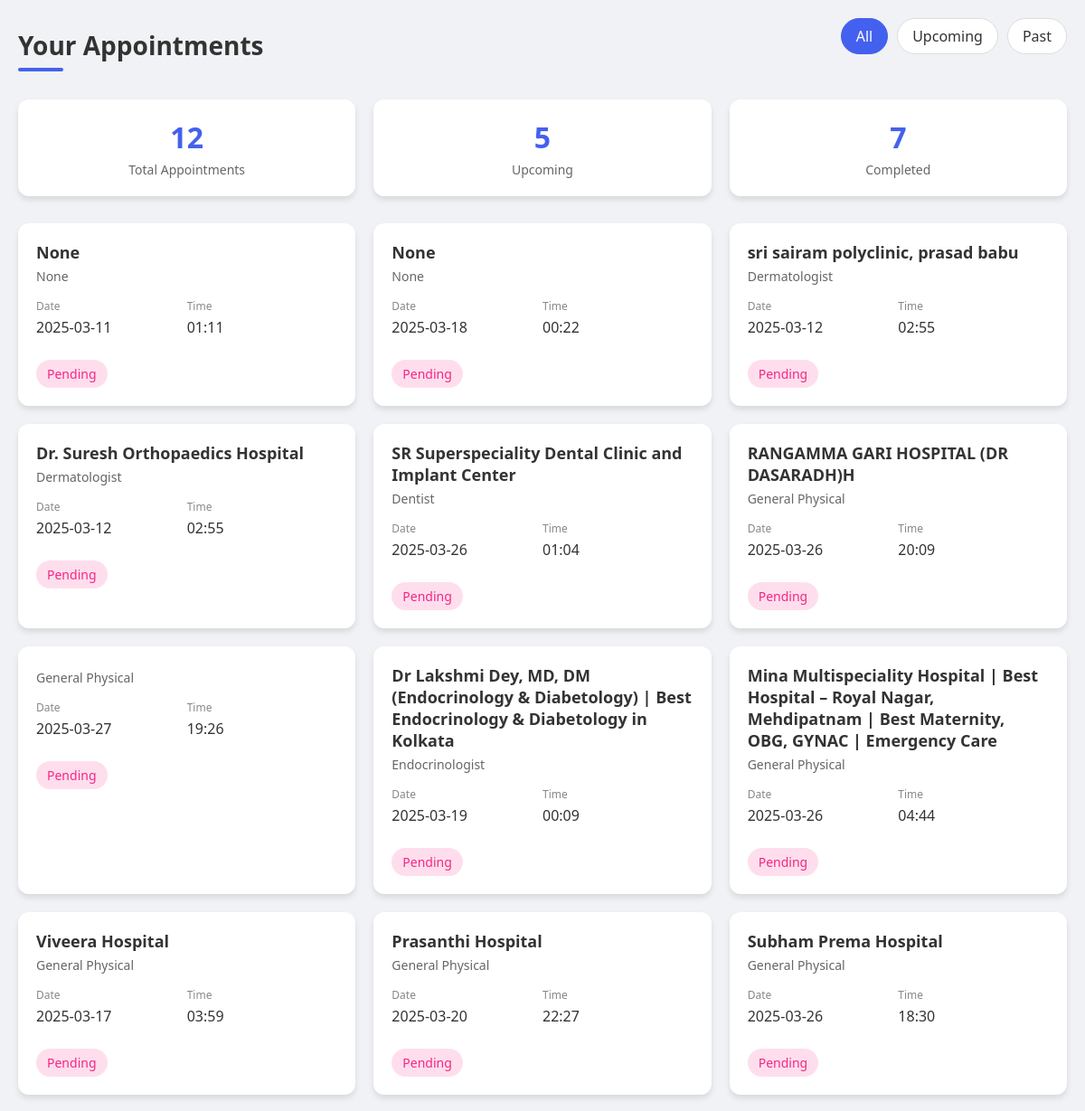
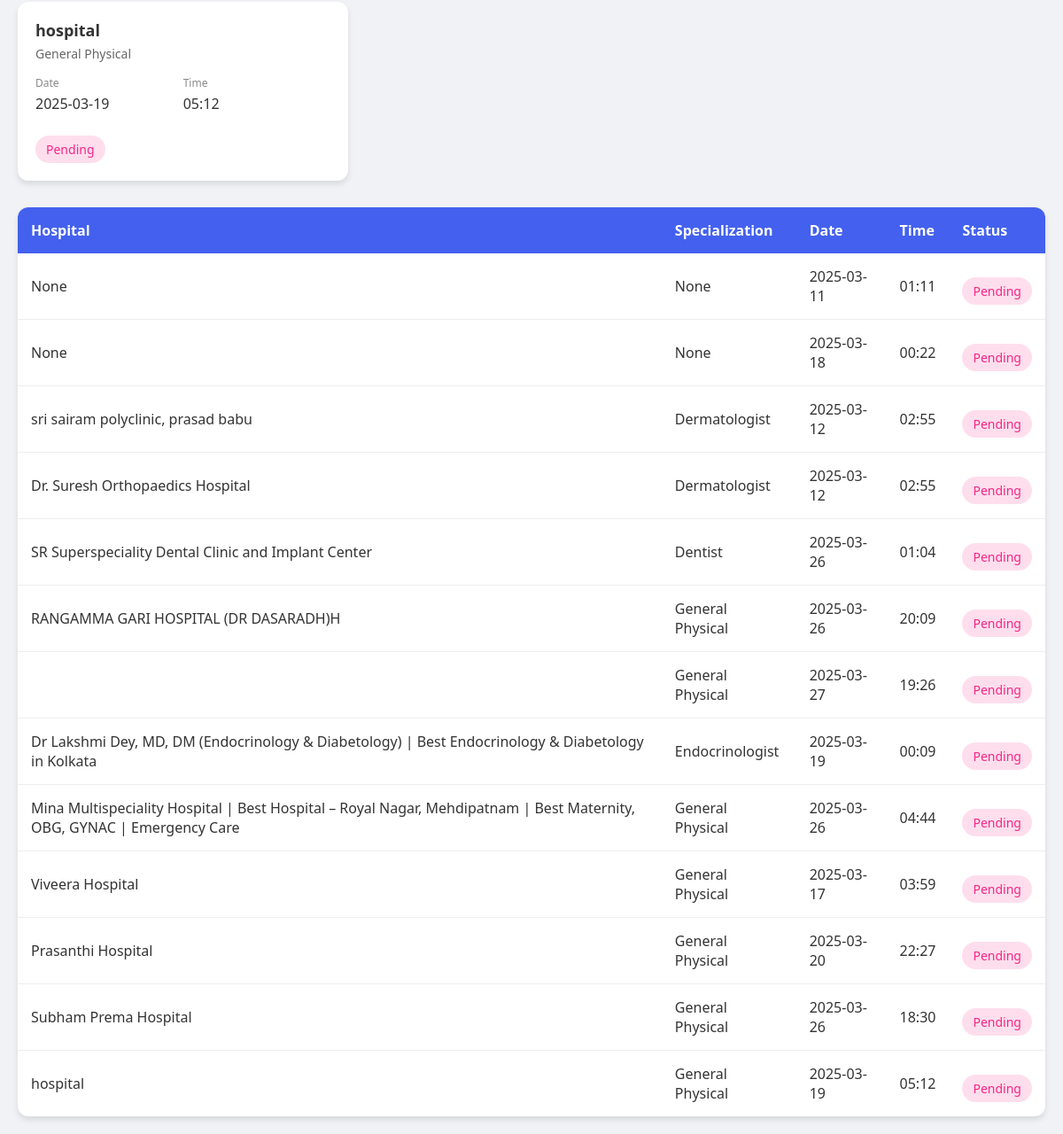
The app's page /appointments (signed in) with its own data (2 pictures, top to bottom).
### tables this page shows
CREATE TABLE "appointments" (
    id INTEGER PRIMARY KEY AUTOINCREMENT,
    user_id INTEGER,
    doctor_name TEXT,
    hospital_name TEXT,
    specialization TEXT,
    date TEXT,
    time TEXT,
    status TEXT DEFAULT 'Pending',
    reminder_sent INTEGER DEFAULT 0,
    FOREIGN KEY(user_id) REFERENCES users(id)
);

### app.py (the view)
@app.route("/appointments")
def appointments():
    if "user_id" not in session:
        return redirect(url_for("login"))
    conn = get_db_connection()
    cur = conn.cursor()
    cur.execute(
        """
        SELECT id, hospital_name, specialization, date, time, status
        FROM appointments
        WHERE user_id=?
    """,
        (session["user_id"],),
    )
    appointments = cur.fetchall()
    conn.close()
    return render_template("appointments.html", appointments=appointments)

### app.py (called while the page is built)
def get_db_connection():
    conn = sqlite3.connect(DATABASE)
    conn.row_factory = sqlite3.Row
    return conn

@app.context_processor
def inject_preferences():
    return {
        "theme_color": getattr(g, "theme_color", "blue"),
        "dark_mode": getattr(g, "dark_mode", False),
        "current_language": getattr(g, "language", "en"),
    }

### templates/appointments.html (shortened to what this page needs)
<!DOCTYPE html>
<html lang="en">
<head>
</head>
<body>
    <div class="dashboard-container">
        <div class="dashboard-header">
            <h1 class="dashboard-title">Your Appointments</h1>
            <div class="pills-container">
                <div class="filter-pill active">All</div>
                <div class="filter-pill">Upcoming</div>
                <div class="filter-pill">Past</div>
            </div>
        </div>
        <div class="summary-boxes">
            <div class="summary-box">
                <div class="summary-value">12</div>
                <div class="summary-label">Total Appointments</div>
            </div>
            <div class="summary-box">
                <div class="summary-value">5</div>
                <div class="summary-label">Upcoming</div>
            </div>
            <div class="summary-box">
                <div class="summary-value">7</div>
                <div class="summary-label">Completed</div>
            </div>
        </div>
        <div class="appointments-grid">
            {% for appointment in appointments %}
            <div class="appointment-card">
                <div class="hospital-name">{{ appointment['hospital_name'] }}</div>
                <div class="specialization">{{ appointment['specialization'] }}</div>
                <div class="appointment-details">
                    <div class="detail-column">
                        <div class="detail-label">Date</div>
                        <div class="detail-value">{{ appointment['date'] }}</div>
                    </div>
                    <div class="detail-column">
                        <div class="detail-label">Time</div>
                        <div class="detail-value">{{ appointment['time'] }}</div>
                    </div>
                </div>
                {% if appointment['status'] == 'Confirmed' %}
                    <div class="appointment-status status-confirmed">{{ appointment['status'] }}</div>
                {% elif appointment['status'] == 'Pending' %}
                    <div class="appointment-status status-pending">{{ appointment['status'] }}</div>
                {% elif appointment['status'] == 'Canceled' %}
                    <div class="appointment-status status-canceled">{{ appointment['status'] }}</div>
                {% else %}
                    <div class="appointment-status">{{ appointment['status'] }}</div>
                {% endif %}
            </div>
            {% endfor %}
        </div>
        <table class="appointments-table">
            <thead>
                <tr>
                    <th>Hospital</th>
                    <th>Specialization</th>
                    <th>Date</th>
                    <th>Time</th>
                    <th>Status</th>
                </tr>
            </thead>
            <tbody>
                {% for appointment in appointments %}
                <tr>
                    <td>{{ appointment['hospital_name'] }}</td>
                    <td>{{ appointment['specialization'] }}</td>
                    <td>{{ appointment['date'] }}</td>
                    <td>{{ appointment['time'] }}</td>
                    <td>
                        {% if appointment['status'] == 'Confirmed' %}
                            <div class="appointment-status status-confirmed">{{ appointment['status'] }}</div>
                        {% elif appointment['status'] == 'Pending' %}
                            <div class="appointment-status status-pending">{{ appointment['status'] }}</div>
                        {% elif appointment['status'] == 'Canceled' %}
                            <div class="appointment-status status-canceled">{{ appointment['status'] }}</div>
                        {% else %}
                            <div class="appointment-status">{{ appointment['status'] }}</div>
                        {% endif %}
                    </td>
                </tr>
                {% endfor %}
            </tbody>
        </table>
    </div>
</body>
</html>

### templates/appointments.html (style rules this page uses)
:root { --primary: #4361ee; --secondary: #3f37c9; --success: #4cc9f0; --pending: #f72585; --canceled: #b5179e; --light-bg: #f8f9fa; --card-shadow: 0 4px 6px rgba(0, 0, 0, 0.1); }
* { margin: 0; padding: 0; box-sizing: border-box; font-family: 'Segoe UI', Tahoma, Geneva, Verdana, sans-serif; }
body { background-color: #f0f2f5; color: #333; padding: 20px; }
.dashboard-container { max-width: 1200px; margin: 0 auto; }
.dashboard-header { display: flex; justify-content: space-between; align-items: center; margin-bottom: 30px; }
.dashboard-title { font-size: 28px; font-weight: 700; color: #333; position: relative; }
.dashboard-title::after { content: ""; position: absolute; left: 0; bottom: -10px; width: 50px; height: 4px; background: var(--primary); border-radius: 2px; }
.appointments-grid { display: grid; grid-template-columns: repeat(auto-fill, minmax(300px, 1fr)); gap: 20px; margin-bottom: 30px; }
.appointment-card { background: white; border-radius: 12px; padding: 20px; box-shadow: var(--card-shadow); transition: transform 0.2s, box-shadow 0.2s; }
.hospital-name { font-size: 18px; font-weight: 600; margin-bottom: 5px; color: #333; }
.specialization { font-size: 14px; color: #666; margin-bottom: 15px; }
.appointment-details { display: flex; margin-bottom: 15px; }
.detail-column { flex: 1; }
.detail-label { font-size: 12px; color: #888; margin-bottom: 4px; }
.detail-value { font-size: 16px; font-weight: 500; }
.appointment-status { display: inline-block; padding: 6px 12px; border-radius: 20px; font-size: 14px; font-weight: 500; text-align: center; margin-top: 10px; }
.status-pending { background-color: rgba(247, 37, 133, 0.15); color: var(--pending); }
.appointments-table { width: 100%; border-collapse: collapse; margin-top: 30px; background: white; border-radius: 12px; overflow: hidden; box-shadow: var(--card-shadow); }
.appointments-table thead { background-color: var(--primary); color: white; }
.appointments-table th { padding: 15px; text-align: left; font-weight: 600; }
.appointments-table td { padding: 15px; border-bottom: 1px solid #eee; }
.appointments-table tr:last-child td { border-bottom: none; }
.pills-container { display: flex; gap: 10px; margin-bottom: 20px; }
.filter-pill { padding: 8px 16px; background-color: white; border: 1px solid #ddd; border-radius: 20px; cursor: pointer; transition: all 0.2s; }
.filter-pill:hover, .filter-pill.active { background-color: var(--primary); color: white; border-color: var(--primary); }
.summary-boxes { display: flex; gap: 20px; margin-bottom: 30px; }
.summary-box { flex: 1; background: white; border-radius: 12px; padding: 20px; box-shadow: var(--card-shadow); text-align: center; }
.summary-value { font-size: 32px; font-weight: 700; margin-bottom: 5px; color: var(--primary); }
.summary-label { font-size: 14px; color: #666; }

### records on screen
appointments: hospital_name "None", specialization "None", date "2025-03-11", time "01:11", status "Pending"
appointments: hospital_name "None", specialization "None", date "2025-03-18", time "00:22", status "Pending"
appointments: hospital_name "sri sairam polyclinic, prasad babu", specialization "Dermatologist", date "2025-03-12", time "02:55", status "Pending"
appointments: hospital_name "Dr. Suresh Orthopaedics Hospital", specialization "Dermatologist", date "2025-03-12", time "02:55", status "Pending"
appointments: hospital_name "SR Superspeciality Dental Clinic and Implant Center", specialization "Dentist", date "2025-03-26", time "01:04", status "Pending"
appointments: hospital_name "RANGAMMA GARI HOSPITAL (DR DASARADH)H", specialization "General Physical", date "2025-03-26", time "20:09", status "Pending"
appointments: specialization "General Physical", date "2025-03-27", time "19:26", status "Pending"
appointments: hospital_name "Dr Lakshmi Dey, MD, DM (Endocrinology & Diabetology) | Best Endocrinology & Diabetology in Kolkata", specialization "Endocrinologist", date "2025-03-19", time "00:09", status "Pending"
appointments: hospital_name "Mina Multispeciality Hospital | Best Hospital – Royal Nagar, Mehdipatnam | Best Maternity, OBG, GYNAC | Emergency Care", specialization "General Physical", date "2025-03-26", time "04:44", status "Pending"
appointments: hospital_name "Viveera Hospital", specialization "General Physical", date "2025-03-17", time "03:59", status "Pending"
appointments: hospital_name "Prasanthi Hospital", specialization "General Physical", date "2025-03-20", time "22:27", status "Pending"
appointments: hospital_name "Subham Prema Hospital", specialization "General Physical", date "2025-03-26", time "18:30", status "Pending"
appointments: hospital_name "hospital", specialization "General Physical", date "2025-03-19", time "05:12", status "Pending"
